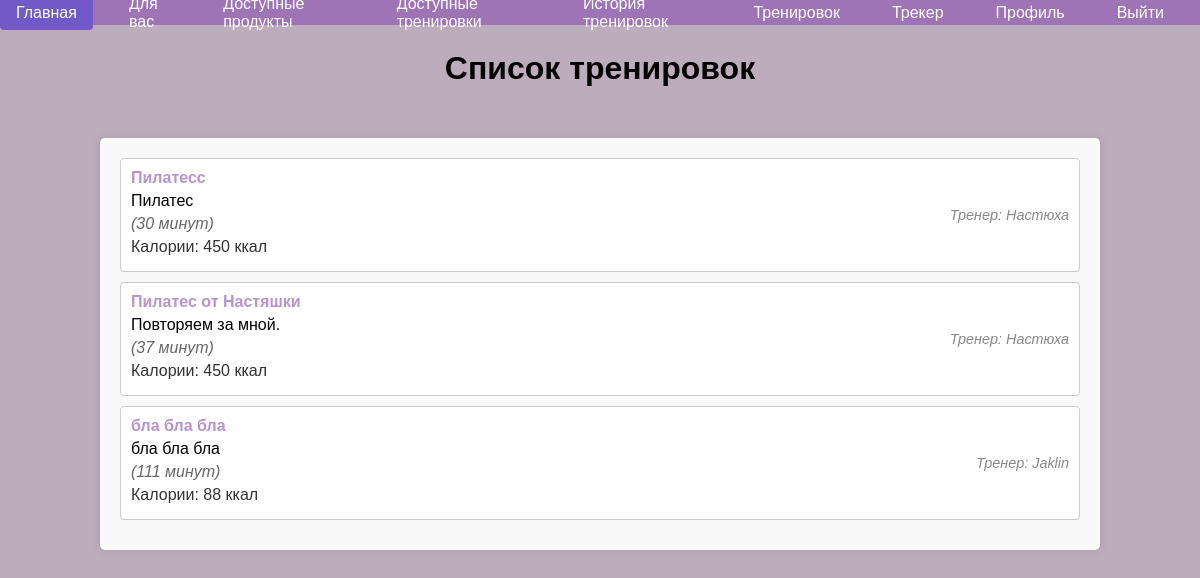
The app's page /train_list.php?training_type=3 (signed in) with its own data.
### tables this page shows
CREATE TABLE `training_programs` (
  `id` int(11) NOT NULL AUTO_INCREMENT,
  `name` varchar(255) DEFAULT NULL,
  `description` text DEFAULT NULL,
  `duration` int(11) DEFAULT NULL,
  `calories_burned` int(11) DEFAULT NULL,
  `training_name` varchar(255) DEFAULT NULL,
  `training_type_id` int(11) DEFAULT NULL,
  `created_by` int(11) DEFAULT NULL,
  `created_at` timestamp NOT NULL DEFAULT current_timestamp(),
  `status` enum('pending','approved','rejected') DEFAULT 'pending',
  PRIMARY KEY (`id`),
  KEY `training_type_id` (`training_type_id`),
  KEY `created_by` (`created_by`),
  CONSTRAINT `training_programs_ibfk_1` FOREIGN KEY (`training_type_id`) REFERENCES `training_types` (`id`) ON DELETE SET NULL,
  CONSTRAINT `training_programs_ibfk_2` FOREIGN KEY (`created_by`) REFERENCES `users` (`id`) ON DELETE CASCADE
);

CREATE TABLE `users` (
  `id` int(11) NOT NULL AUTO_INCREMENT,
  `username` varchar(255) DEFAULT NULL,
  `email` varchar(255) DEFAULT NULL,
  `password_hash` varchar(255) DEFAULT NULL,
  `age` int(11) DEFAULT NULL,
  `weight` float DEFAULT NULL,
  `height` float DEFAULT NULL,
  `gender` enum('male','female') DEFAULT NULL,
  `activity_level` enum('sedentary','light','moderate','active','very_active') DEFAULT NULL,
  `daily_calories` decimal(10,2) DEFAULT NULL,
  `created_at` timestamp NOT NULL DEFAULT current_timestamp(),
  `role_id` int(11) DEFAULT NULL,
  `trainer_rating` float(3,1) DEFAULT NULL,
  PRIMARY KEY (`id`),
  UNIQUE KEY `email` (`email`),
  KEY `role_id` (`role_id`),
  CONSTRAINT `users_ibfk_1` FOREIGN KEY (`role_id`) REFERENCES `roles` (`id`)
);

### train_list.php (the view, shortened to what this page needs)
<?php
include 'navbar.php';
if (isset($_GET['training_type'])) {
    $training_type_id = $_GET['training_type'];
    $stmt = $conn->prepare("
        SELECT
            t.id,
            t.name,
            t.description,
            t.duration,
            t.calories_burned,
            u.username AS trainer_name
        FROM training_programs t
        JOIN users u ON t.created_by = u.id
        WHERE t.training_type_id = ? AND t.status = 'approved'
    ");
    $stmt->bind_param("i", $training_type_id);
    $stmt->execute();
    $programs = $stmt->get_result()->fetch_all(MYSQLI_ASSOC);
}
?>
<!DOCTYPE html>
<html lang="ru">
<head>
</head>
<body>
<h1>Список тренировок</h1>
<div class="container">
    <?php if (!empty($programs)): ?>
        <ul class="program-list">
            <?php foreach ($programs as $program): ?>
                <li>
                    <div>
                        <a href="training_details.php?id=<?php echo $program['id']; ?>"><?php echo htmlspecialchars($program['name']); ?></a>
                        <p><?php echo htmlspecialchars($program['description']); ?></p>
                        <p class="duration">(<?php echo htmlspecialchars($program['duration']); ?> минут)</p>
                        <p class="calories">Калории: <?php echo htmlspecialchars($program['calories_burned']); ?> ккал</p>
                    </div>
                    <div class="trainer-info">
                        Тренер: <?php echo htmlspecialchars($program['trainer_name']); ?>
                    </div>
                </li>
            <?php endforeach; ?>
        </ul>
    <?php else: ?>
        <p>Тренировки данного типа отсутствуют.</p>
    <?php endif; ?>
</div>
</body>
</html>

### navbar.php (style rules this page uses)
body { margin: 0; padding-top: 50px; }

### train_list.php (style rules this page uses)
body { font-family: Arial, sans-serif; background-color: #bdacbb; margin: 0; padding: 0; display: flex; flex-direction: column; align-items: center; }
h1 { margin-top: 50px; text-align: center; }
.container { width: 80%; max-width: 1200px; padding: 20px; background-color: #f9f9f9; border-radius: 5px; box-shadow: 0 0 10px rgba(0, 0, 0, 0.1); margin-top: 30px; }
.program-list { list-style: none; padding: 0; margin: 0; }
.program-list li { background-color: #fff; border: 1px solid #ccc; border-radius: 4px; padding: 10px; margin-bottom: 10px; display: flex; justify-content: space-between; align-items: center; }
.program-list li a { text-decoration: none; color: rgba(139, 83, 179, 0.62); font-weight: bold; }
.program-list li p { margin: 5px 0; }
.program-list li .duration { font-style: italic; color: #666; }
.program-list li .calories { color: #333; }
.trainer-info { font-size: 0.9em; font-style: italic; color: #888; margin-left: 20px; }

### records on screen
training_programs: name "Пилатесс", description "Пилатес", duration "30", calories_burned "450", created_by.username "Настюха"
training_programs: name "Пилатес от Настяшки", description "Повторяем за мной.", duration "37", calories_burned "450", created_by.username "Настюха"
training_programs: name "бла бла бла", description "бла бла бла", duration "111", calories_burned "88", created_by.username "Jaklin"
